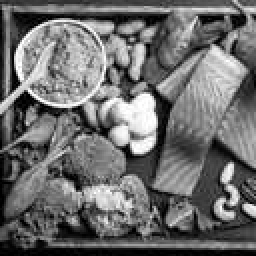
%> input picture Project1/Part2/input-images/food-grey-128x128.jpg, 128 x 128 px (shown 2 times larger)
$ octave main.m   (GNU Octave 9; MATLAB toolbox functions it lacks are replaced by stand-ins)
%> lines starting %> are read from the running program, lines starting %| are printed output that depends on the picture
### Project1/Part2/median_filter.m

%{
%%%%%%%%%%%%%%%%%%%%%%%%%%%%%%%%%%%%%%%%%%%%%%%%%%%%%%%%%%%%%%%%%%%%%%%%%%%
% Function name:
%   median_filter(f, S)
%
% Description:
%   Computes edge-preserving noise smoothing using SxS Median Filter
%
% Parameters:
%   f:           image to be filtered
%   S:           filter size
%
% Output:
%   g:           g[m][n] SxS Median filtered image
%
%%%%%%%%%%%%%%%%%%%%%%%%%%%%%%%%%%%%%%%%%%%%%%%%%%%%%%%%%%%%%%%%%%%%%%%%%%%
%}
function g = median_filter(f, S)
    [M, N] = size(f);     % M: Num. of Rows
                          % N: Num. of Columns
    P = floor(S / 2);
    Q = floor(S / 2);
    total = (2*P+1)*(2*Q+1);
    med = zeros(1, total);
    for m = 1:M         % each row of input
        for n = 1:N     % each column of input
            r = 1;      % index for med[]
            for p = -P:P
                pval = (m - p);
                if(pval < 0)
                    k = abs(pval);
                elseif(pval > M-1)
                    k = M-1-(pval-(M-1));
                elseif(pval == 0)
                    k = 1;
                else
                    k = pval;
                end
                for q = -Q:Q
                    qval = (n - q);
                    if(qval < 0)
                        l = abs(qval);
                    elseif(qval > N-1)
                        l = N-1-(qval-(N-1));
                    elseif(qval == 0)
                        l = 1;
                    else
                        l = qval;
                    end

                    point = f(k,l);
                    med(r) = point;
                    r = r + 1;
                end
            end
            g(m,n) = median(med);
        end
    end
end

### Project1/Part2/k_nearest_neighbors.m
%{
%%%%%%%%%%%%%%%%%%%%%%%%%%%%%%%%%%%%%%%%%%%%%%%%%%%%%%%%%%%%%%%%%%%%%%%%%%%
% Function name:
%   k_nearest_neighbors(f, S, K)
%
% Description:
%   Computes edge-preserving noise smoothing using SxS K-Nearest Neighbor
%
% Parameters:
%   f:       image to be filtered
%   S:       filter size (SxS)
%   K:       value for number of neighbors
%
% Output:
%   g:    g[m][n] an SxS k nearest neighbor filtered image
%%%%%%%%%%%%%%%%%%%%%%%%%%%%%%%%%%%%%%%%%%%%%%%%%%%%%%%%%%%%%%%%%%%%%%%%%%%
%}
function g = k_nearest_neighbors(f, S, K)
    [M, N] = size(f);     % M: Num. of Rows ,
                            % N: Num. of Columns
    P = floor(S / 2);
    Q = floor(S / 2);
    total = (2*P+1)*(2*Q+1);
    centerindex = 2*P+1;
    neighbors = zeros(1, total);
    distances = zeros(1, total);
    for m = 1:M     % each row of input
        for n = 1:N % each column of input
            r = 1;      % index for neighbors[]
            for p = -P:P
                pval = (m - p);
                if(pval < 0)
                    k = abs(pval);
                elseif(pval > M-1)
                    k = M-1-(pval-(M-1));
                elseif(pval == 0)
                    k = 1;
                else
                    k = pval;
                end
                for q = -Q:Q
                    qval = (n - q);
                    if(qval < 0)
                        l = abs(qval);
                    elseif(qval > N-1)
                        l = N-1-(qval-(N-1));
                    elseif(qval == 0)
                        l = 1;
                    else
                        l = qval;
                    end

                    center = f(m,n);
                    point = f(k,l);
                    neighbors(r) = point;
                    distances(r) = abs(point - center);
                    r = r + 1;
                end
            end

            % don't include center index when finding K smallest distances
            [~, kindex] = mink(distances,K+1);

            mean = 0;
            for i = 1:K+1
               meanindex = kindex(i);
                % don't include center index
               if(meanindex ~= centerindex)
                   mean = mean + neighbors(meanindex);
               end
            end
            mean = mean / K;
            g(m,n) = mean;
        end
    end
end

### Project1/Part2/main.m
%{
%%%%%%%%%%%%%%%%%%%%%%%%%%%%%%%%%%%%%%%%%%%%%%%%%%%%%%%%%%%%%%%%%%%%%%%%%%%%%%%%
% Reynerio Rubio
% ID# 109899097
% ESE 558: Digital Image Processing
% SPRING 2019
% 04/13/2019
%
% IMAGES
%   IMG0:         original image
%   IMG1:         converted IMG0 to gray level image
%   IMG1fp:       converted IMG1 to floating point
%   IMG2a:        computed Median filter for IMG1fp
%   IMG2b:        computed K-Nearest Neighbor filter (KNN) for IMG1fp
%   IMG3a:        computed General Linear Transform (GLT) for IMG1fp
%   IMG3b:        computed Separable Linear Transform (SLT) for IMG1fp
%   IMG3c:        computed Circular Convolution Linear Transform (CLT) for IMG1fp
%   IMG3d:        computed Separable Convolution Transform (SCT) for IMG1fp
%   IMG4a:        computed 2D Cylinder PSF for IMG1fp
%   IMG4b:        computed Gaussian PSF for IMG1fp
%   IMG5a:        computed Frequency-filtered DFT for IMG1fp
%   IMG5b:        computed Frequency-filtered IDFT for IMG5a
%%%%%%%%%%%%%%%%%%%%%%%%%%%%%%%%%%%%%%%%%%%%%%%%%%%%%%%%%%%%%%%%%%%%%%%%%%%%%%%
%}

% Pick image to use as input
%IMG0 = imread('input-images/food.jpg');
%IMG0 = imread('input-images/mona-lisa.png');
%IMG0 = imread('input-images/aaron-judge-grey-128x128.jpg');
IMG0 = imread('input-images/food-grey-128x128.jpg');
%> IMG0 is the input picture: size 128x128 uint8; min 0, max 255, mean 109.2
figure; imshow(IMG0); title("IMG0: Original Image");

% convert to grayscale if not already grayscale
if ndims(IMG0) == 3
    IMG1= rgb2gray(IMG0);
else
    IMG1 = IMG0;
end
IMG1fp = double(IMG1)/255.0;
figure; imshow(IMG1fp); title("IMG1fp: Grayscale w/ fp");

S = 5;  % SxS filter
IMG2a = median_filter(IMG1fp, S);
%> after the loop in median_filter, `for m = 1:M`:
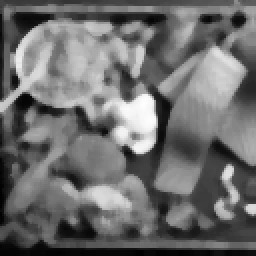
%> g: size 128x128 double (shown 2 times larger); min 0, max 0.996, mean 0.427
%> after the loop in median_filter, `for m = 1:M`: k = 126; med = 25 values, max 0.631 at index 3, min 0.00784 at index 17, mean 0.217
figure; imshow(IMG2a); title(sprintf("IMG2a: Median Filter, %dx%d", S, S));

S = 3;  % SxS filter
K = 4;  % number of neighbots
IMG2b = k_nearest_neighbors(IMG1fp, S, K);
%> the run ends on the next line
